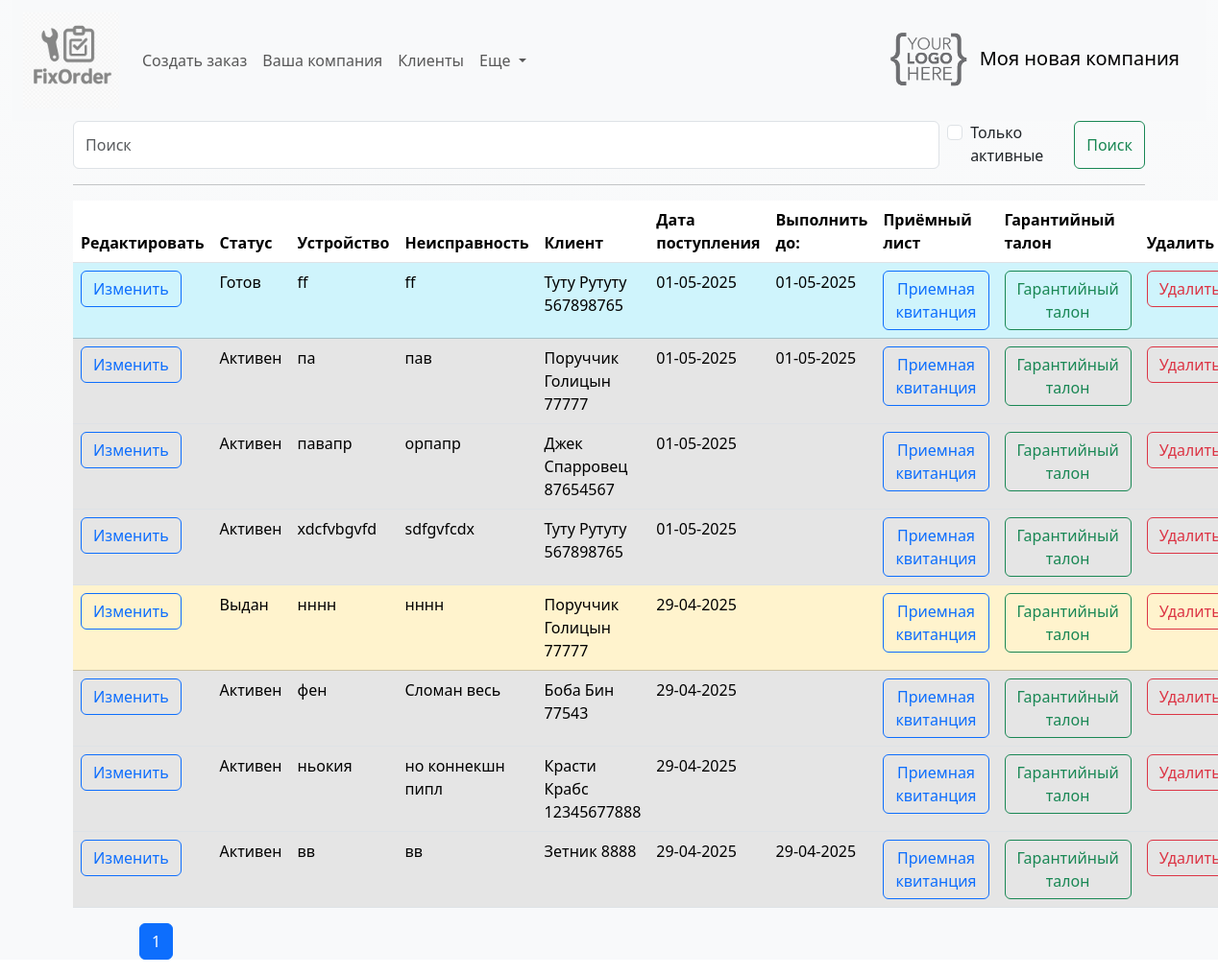
/, run on an earlier commit of the app's database.
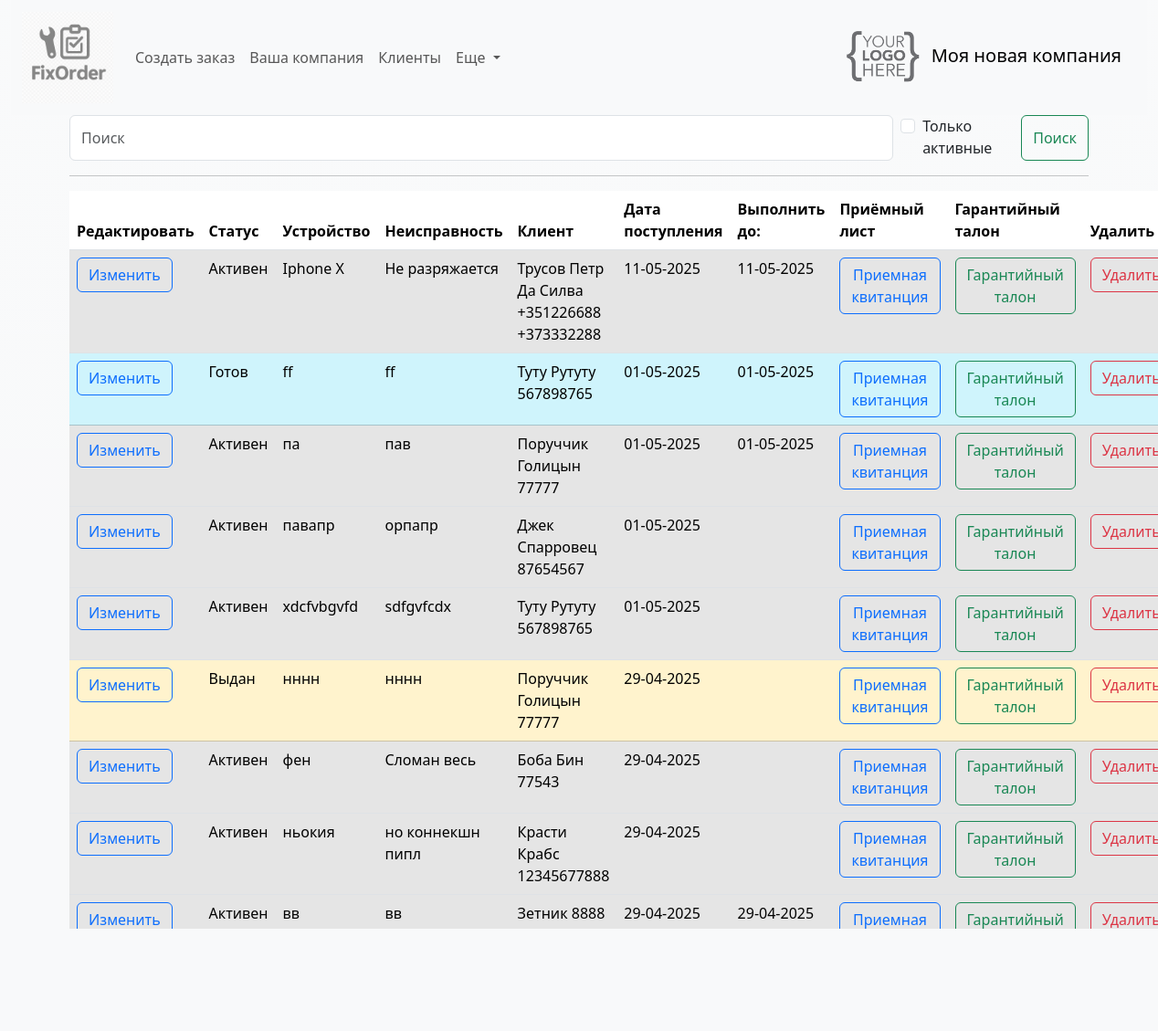
And on a later commit of the database.
### fixorder/models.py (models this page shows, shortened)
class Company(models.Model):
    brand_name = models.CharField(max_length=255, unique=True, db_index=True, verbose_name='Название компании')
    official_name = models.CharField(max_length=255, blank=True, null=True, unique=True, db_index=True, verbose_name='Юридическое наименование')
    unp = models.DecimalField(max_digits=10, decimal_places=2, blank=True, null=True, verbose_name='УНП')
    phone = models.CharField(max_length=20, unique=True, verbose_name='Контактный номер')
    phone1 = models.CharField(max_length=20, blank=True, null=True, unique=True, verbose_name='Контактный номер')
    phone2 = models.CharField(max_length=20, blank=True, null=True, unique=True, verbose_name='Контактный номер')
    telegram = models.CharField(max_length=40, blank=True, null=True, verbose_name='Telegram')
    viber = models.CharField(max_length=20, blank=True, null=True, verbose_name='Viber')
    whatsapp = models.CharField(max_length=20, blank=True, null=True, verbose_name='Whattsapp')
    email = models.EmailField(max_length=50, blank=True, null=True, verbose_name='Электронная почта')
    adress = models.CharField(max_length=255, blank=True, null=True, unique=True, db_index=True, verbose_name='Адрес')
    postal_adress = models.CharField(max_length=255, blank=True, null=True, unique=True, verbose_name='Почтовый адрес')
    official_adress = models.CharField(max_length=255, blank=True, null=True, unique=True, verbose_name='Юридический адрес')
    income_data = models.TextField(max_length=20000, blank=True, null=True, verbose_name='Общая информация для приемной квитанции')
    warranty_data = models.TextField(max_length=20000, blank=True, null=True, verbose_name='Общая информация для приемной квитанции')
    photo = models.ImageField(upload_to="static/img/", blank=True, null=True, verbose_name="Логотип компании")

class Order(models.Model):
    order_client = models.ForeignKey(Client, related_name='client', null=True, on_delete=models.SET_NULL, verbose_name='Клиент')
    executor = models.ForeignKey(Employee, blank=True, null=True, related_name='executor', on_delete=models.SET_NULL, verbose_name='Исполнитель')
    time_create = models.DateTimeField(auto_now_add=True, verbose_name='Дата прихода')
    time_update = models.DateTimeField(auto_now=True, verbose_name='Дата изменения')
    time_demand = models.DateField(blank=True, null=True, verbose_name='Срок ремонта')
    time_away = models.DateTimeField(null=True, blank=True, verbose_name='Дата выдачи')
    device = models.CharField(max_length=255, verbose_name='Устройство')
    defect = models.TextField(max_length=400, verbose_name='Неисправность')
    device_password = models.CharField(max_length=50, blank=True, null=True, verbose_name='Пароль')
    device_exterior = models.TextField(max_length=400, blank=True, null=True, verbose_name='Внешний вид')
    initial_price = models.CharField(max_length=10, blank=True, null=True, verbose_name='Ориентировочная стоимость')
    prepaid = models.DecimalField(max_digits=10, decimal_places=2, blank=True, null=True, verbose_name='Предоплата')
    notes = models.TextField(max_length=500, blank=True, null=True, verbose_name='Заметки')
    total_price = models.DecimalField(max_digits=10, decimal_places=2, blank=True, default=0, verbose_name='Итоговая стоимость')
    status = models.ForeignKey(OrderStatus, on_delete=models.DO_NOTHING, default=4, related_name='related_order', verbose_name='Статус ремонта')
    conclusion = models.TextField(max_length=500, blank=True, null=True, verbose_name='Заключение мастера')
    remain_to_pay = models.DecimalField(max_digits=10, decimal_places=2, null=True, blank=True, default=0, verbose_name='Осталось оплатить')
    class Meta:
        verbose_name = "Заказы"
        verbose_name_plural = "Заказы"
        ordering = ["-time_create"]
        indexes = [models.Index(fields=["-time_create"]), models.Index(fields=["status"])]
    def get_absolute_url(self):
        return reverse('order', kwargs={'pk': self.pk})
    def get_warrantydoc_url(self):
        return reverse('warrantydoc', kwargs={'pk': self.pk})
    def get_commingdoc_url(self):
        return reverse('commingdoc', kwargs={'pk': self.pk})
    def get_delete_url(self):
        return reverse('delete', kwargs={'pk': self.pk})

class OrderStatus(models.Model):
    status = models.CharField(max_length=100, unique=True, db_index=True, verbose_name='Статус заказа')
    def __str__(self):
        return self.status

class Client(models.Model):
    name = models.CharField(max_length=255, unique=True, db_index=True, verbose_name='ФИО клиента') #unique=True,
    phone = models.CharField(max_length=20, db_index=True, verbose_name='Контактный номер')
    phone1 = models.CharField(max_length=20, db_index=True, blank=True, null=True, verbose_name='Дополнительный номер')
    telegram = models.CharField(max_length=40, blank=True, null=True, verbose_name='Telegram клиента')
    viber = models.CharField(max_length=20, blank=True, null=True, verbose_name='Viber клиента')
    whatsapp = models.CharField(max_length=20, blank=True, null=True, verbose_name='Whattsapp клиента')
    class Meta:
        verbose_name = 'Клиенты'
        verbose_name_plural = 'Клиенты'
        ordering = ['name']
        indexes = [models.Index(fields=['name'])]
    def __str__(self):
        return f'{self.name} {self.phone} {self.phone1}'

### fixorder/views.py (the view)
# urls.py: path('', views.Show_orderlist.as_view(), name='orderlist'),
class Show_orderlist(ListView):
    model = Order
    template_name = 'fixorder/orderlist.html'
    context_object_name = 'my_orders'
    paginate_by = 15
    extra_context = {'title': 'Главная страница', 'header': 'Ваши заказы'}
    def get_queryset(self):
        query = self.request.GET.get('q')
        checky = self.request.GET.get('cb')
        if not checky:
            if query:
                query = query.replace("\\", "")
                return Order.objects.filter(
                    Q(order_client__phone__iregex=query) | Q(order_client__name__iregex=query) | Q(
                        order_client__telegram__iregex=query))  # для PosgreSQL можно использовать __icontains
            return super().get_queryset()
        else:
            return Order.objects.filter(status__status="Активен").filter(
                    Q(order_client__phone__iregex=query) | Q(order_client__name__iregex=query) |
            Q(order_client__telegram__iregex=query))

### fixorder/templatetags/fixorder_tags.py (called while the page is built)
@register.simple_tag
def logo_url():
    return static('img/logo.png')

@register.simple_tag
def get_company_name():
    return Company.objects.get(pk=1).brand_name

### fixorder/templates/fixorder/orderlist.html (shortened to what this page needs)
{% extends 'fixorder/base.html' %}
{% block content %}
{% include 'fixorder/search_with_checkbox.html' %}
     <hr>
    <table class="table table-hover">
  <thead>
    <tr>
        <th scope="col">Редактировать</th>
      <th scope="col">Статус</th>
      <th scope="col">Устройство</th>
      <th scope="col">Неисправность</th>
      <th scope="col">Клиент</th>
      <th scope="col">Дата поступления</th>
        <th scope="col">Выполнить до:</th>
        <th scope="col">Приёмный лист</th>
        <th scope="col">Гарантийный талон</th>
        <th scope="col">Удалить</th>
    </tr>
  </thead>
  <tbody>
  {% for myo in my_orders %}
    {% if myo.status.status == "Активен" %}
        <tr class="table-active">
    {% elif myo.status.status == "Готов" %}
       <tr class="table-info">
      {% elif myo.status.status == "Выдан без ремонта" %}
       <tr class="table-warning">
      {% elif myo.status.status == "Выдан" %}
       <tr class="table-warning">
  {% endif %}
      <td><a href="{{ myo.get_absolute_url }}" class="btn btn-outline-primary">Изменить</a></td>
  <td>{{myo.status}}</td>
      <td>{{myo.device}}</td>
      <td>{{myo.defect}}</td>
      <td>{{myo.order_client}}</td>
      <td>{{myo.time_create|date:"d-m-Y"}}</td>
      <td>{{myo.time_demand|date:"d-m-Y"}}</td>
      <td><a href="{{ myo.get_commingdoc_url }}" class="btn btn-outline-primary">Приемная квитанция</a></td>
      <td><a href="{{ myo.get_warrantydoc_url }}" class="btn btn-outline-success">Гарантийный талон</a></td>
      <td> <a href="{{ myo.get_delete_url }}" class="btn btn-outline-danger">Удалить</a></td>
  </tr>
  {% endfor %}
  </tbody>
</table>
{% endblock %}

### fixorder/templates/fixorder/base.html (shortened to what this page needs)
{% load static %}
{% load fixorder_tags %}
<!DOCTYPE html>
<html lang="en">
<head>
   <link href="{% static 'css/select2.min.css' %}" rel="stylesheet" />
    <link rel="stylesheet" href="{% static 'css/bootstrap.min.css' %}"/>
    <link rel="stylesheet" href="{% static 'css/style.css' %}"/>
</head>
<body>
<div id="content" class="bg-light bg-gradient">
    <header class="header sticky-top d-flex align-items-center">
        <div class="container-fluid text-center">
            <div class="row">
                <div class="col-12">
                {% include 'fixorder/navbar.html'%}
                </div>
            </div>
        </div>
    </header>
    <div class="container">
        <div class="row">
            <div class="col-12">
                {% block content %}{% endblock content %}
            </div>
        </div>
    </div>
<div style="margin-left: 145px;">
  {% if paginator %}
  <nav aria-label="Page navigation example">
    <ul class="pagination">
      {% for num in page_obj.paginator.page_range %}
        {% if num == page_obj.number %}
          <li class="page-item active">
            <a class="page-link" href="#">{{ num }}</a>
          </li>
        {% else %}
          <li class="page-item">
            <a class="page-link" href="?page={{ num }}">{{ num }}</a>
          </li>
        {% endif %}
      {% endfor %}
    </ul>
  </nav>
  {% endif %}
</div>
    </div>
</body>
</html>

### fixorder/templates/fixorder/navbar.html (shortened to what this page needs)
{% load fixorder_tags %}
<nav class="navbar navbar-expand-lg bg-body-tertiary">
  <div class="container-fluid">
    <a class="navbar-brand" href="/">
      <img src="/static/img/br_phone.png" alt="" height="100">
    </a>
    <div class="collapse navbar-collapse" id="navbarSupportedContent">
      <ul class="navbar-nav me-auto mb-2 mb-lg-0">
        <li class="nav-item">
          <a class="nav-link" href="/neworder">Создать заказ</a>
        </li>
        <li class="nav-item">
          <a class="nav-link" href="/company">Ваша компания</a>
        </li>
        <li class="nav-item">
          <a class="nav-link" href="/clientlist">Клиенты</a>
        </li>
        <li class="nav-item dropdown">
          <a class="nav-link dropdown-toggle" href="#" role="button" data-bs-toggle="dropdown" aria-expanded="false">
            Еще
          </a>
        </li>
      </ul>
    </div>
    <a class="navbar-brand" href="/">
      <img src="{% logo_url %}" alt="FixOrder" height="60">
      {% get_company_name %}
    </a>
    </div>
</nav>

### fixorder/templates/fixorder/search_with_checkbox.html
      <form class="d-flex" role="search" method='GET'>
        <input class="form-control me-2" type="search" placeholder="Поиск" aria-label="Search" name='q' value='{{ request.GET.q }}'>
          <br>
          <div class="form-check">
            <input class="form-check-input" type="checkbox" name='cb' value="1" id="flexCheckDefault"  {% if request.GET.cb %} checked {% endif %}>
            <label class="form-check-label" for="flexCheckDefault">
            Только активные
            </label>
            </div>
          <button class="btn btn-outline-success" type="submit">Поиск</button>
      </form>

### fixorder/templates/fixorder/base.html (style rules this page uses)
#content { display: none; }

What changed in the data, as far as the page shows it:
added Order: status "Активен", device "Iphone X", defect "Не разряжается", order_client "Трусов Петр Да Силва +351226688 +373332288", time_create "11-05-2025", time_demand "11-05-2025"
Also different on the page:
list line gone: "1"
